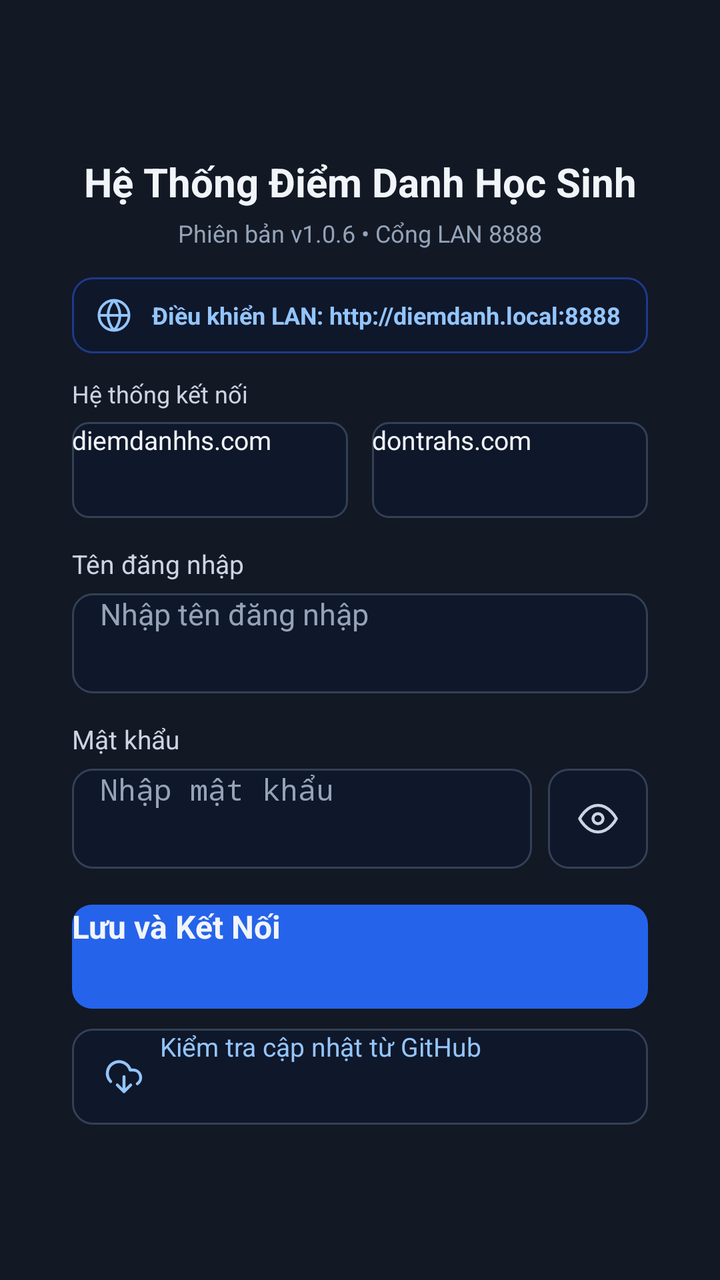
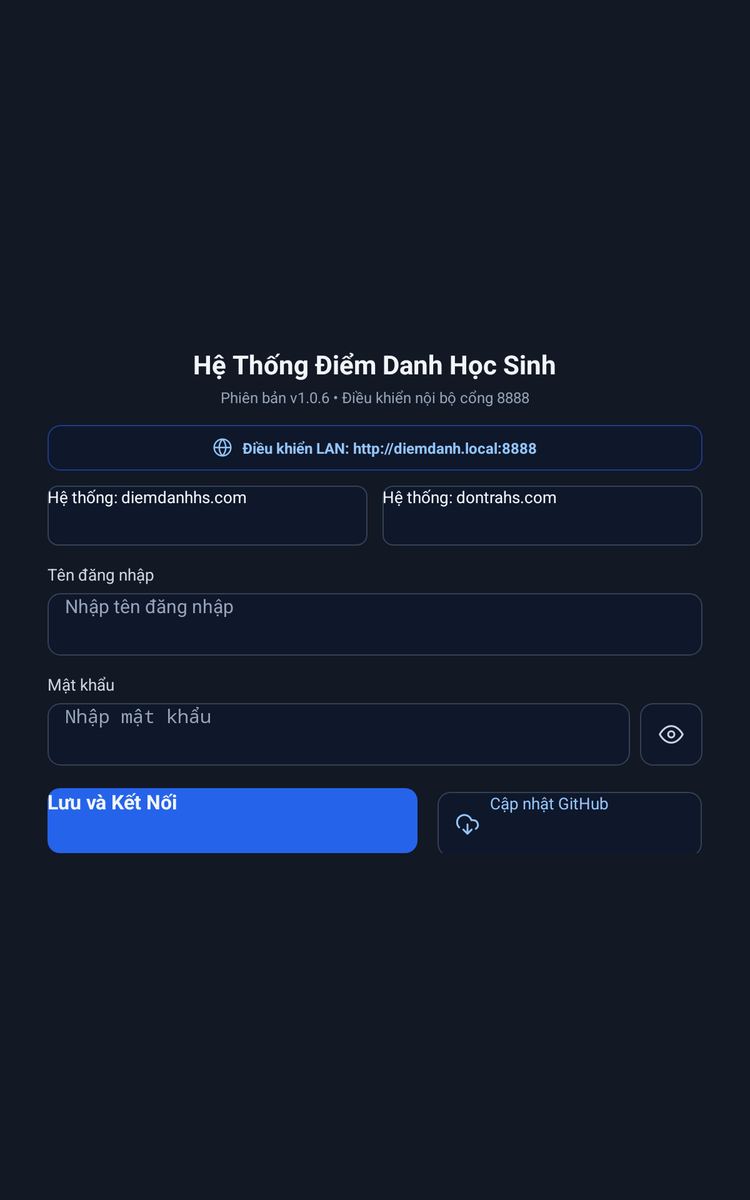

An Android layout and its configuration variant, each rendered on a device that would load it. The default file and the variant file are quoted in full after the pictures.
<!-- AndroidManifest.xml: application theme Theme.CardReader -->
<!-- res/layout/activity_main.xml -->
<?xml version="1.0" encoding="utf-8"?>
<ScrollView xmlns:android="http://schemas.android.com/apk/res/android"
    android:id="@+id/scrollRoot"
    android:layout_width="match_parent"
    android:layout_height="match_parent"
    android:background="@color/bg_screen"
    android:clipToPadding="false"
    android:fillViewport="true">

    <LinearLayout
        android:id="@+id/contentContainer"
        android:layout_width="match_parent"
        android:layout_height="wrap_content"
        android:gravity="center_vertical"
        android:orientation="vertical"
        android:paddingStart="16dp"
        android:paddingTop="20dp"
        android:paddingEnd="16dp"
        android:paddingBottom="20dp">

        <LinearLayout
            android:layout_width="match_parent"
            android:layout_height="wrap_content"
            android:background="@drawable/bg_card_surface"
            android:elevation="8dp"
            android:orientation="vertical"
            android:paddingStart="20dp"
            android:paddingTop="22dp"
            android:paddingEnd="20dp"
            android:paddingBottom="22dp">

            <TextView
                android:id="@+id/tvTitle"
                android:layout_width="match_parent"
                android:layout_height="wrap_content"
                android:layout_marginBottom="4dp"
                android:gravity="center"
                android:text="Hệ Thống Điểm Danh Học Sinh"
                android:textColor="@color/text_primary"
                android:textSize="20sp"
                android:textStyle="bold" />

            <TextView
                android:id="@+id/tvVersionSubtitle"
                android:layout_width="match_parent"
                android:layout_height="wrap_content"
                android:layout_marginBottom="14dp"
                android:gravity="center"
                android:text="Phiên bản v1.0.6 • Cổng LAN 8888"
                android:textColor="@color/text_muted"
                android:textSize="12sp" />

            
            <LinearLayout
                android:layout_width="match_parent"
                android:layout_height="wrap_content"
                android:layout_marginBottom="12dp"
                android:background="@drawable/bg_lan_banner"
                android:gravity="center_vertical"
                android:orientation="horizontal"
                android:paddingStart="12dp"
                android:paddingTop="10dp"
                android:paddingEnd="12dp"
                android:paddingBottom="10dp">

                <ImageView
                    android:layout_width="18dp"
                    android:layout_height="18dp"
                    android:layout_marginEnd="10dp"
                    android:importantForAccessibility="no"
                    android:src="@drawable/ic_globe_lan" />

                <TextView
                    android:id="@+id/tvLanInfo"
                    android:layout_width="0dp"
                    android:layout_height="wrap_content"
                    android:layout_weight="1"
                    android:lineSpacingExtra="3dp"
                    android:text="Điều khiển LAN: http://diemdanh.local:8888"
                    android:textColor="@color/lan_text"
                    android:textSize="12sp"
                    android:textStyle="bold" />
            </LinearLayout>

            
            <TextView
                android:layout_width="wrap_content"
                android:layout_height="wrap_content"
                android:layout_marginBottom="6dp"
                android:text="Hệ thống kết nối"
                android:textColor="@color/text_secondary"
                android:textSize="12sp" />

            <LinearLayout
                android:layout_width="match_parent"
                android:layout_height="wrap_content"
                android:layout_marginBottom="14dp"
                android:orientation="horizontal">

                <Button
                    android:id="@+id/btnDomainDiemDanh"
                    android:layout_width="0dp"
                    android:layout_height="48dp"
                    android:layout_marginEnd="6dp"
                    android:layout_weight="1"
                    android:background="@drawable/bg_chip_selector"
                    android:focusable="true"
                    android:text="diemdanhhs.com"
                    android:textAllCaps="false"
                    android:textColor="@color/text_primary"
                    android:textSize="13sp" />

                <Button
                    android:id="@+id/btnDomainDonTra"
                    android:layout_width="0dp"
                    android:layout_height="48dp"
                    android:layout_marginStart="6dp"
                    android:layout_weight="1"
                    android:background="@drawable/bg_chip_selector"
                    android:focusable="true"
                    android:text="dontrahs.com"
                    android:textAllCaps="false"
                    android:textColor="@color/text_primary"
                    android:textSize="13sp" />
            </LinearLayout>

            
            <LinearLayout
                android:id="@+id/layoutWarning"
                android:layout_width="match_parent"
                android:layout_height="wrap_content"
                android:layout_marginBottom="14dp"
                android:background="@drawable/bg_warn_banner"
                android:gravity="center_vertical"
                android:orientation="horizontal"
                android:paddingStart="12dp"
                android:paddingTop="10dp"
                android:paddingEnd="12dp"
                android:paddingBottom="10dp"
                android:visibility="gone">

                <ImageView
                    android:layout_width="18dp"
                    android:layout_height="18dp"
                    android:layout_marginEnd="10dp"
                    android:importantForAccessibility="no"
                    android:src="@drawable/ic_warning" />

                <TextView
                    android:id="@+id/tvWarning"
                    android:layout_width="0dp"
                    android:layout_height="wrap_content"
                    android:layout_weight="1"
                    android:lineSpacingExtra="2dp"
                    android:text=""
                    android:textColor="@color/warn_text"
                    android:textSize="13sp" />
            </LinearLayout>

            
            <LinearLayout
                android:id="@+id/layoutCountdown"
                android:layout_width="match_parent"
                android:layout_height="wrap_content"
                android:layout_marginBottom="14dp"
                android:gravity="center_vertical"
                android:orientation="horizontal"
                android:visibility="gone">

                <TextView
                    android:id="@+id/tvCountdown"
                    android:layout_width="0dp"
                    android:layout_height="wrap_content"
                    android:layout_marginEnd="8dp"
                    android:layout_weight="1"
                    android:lineSpacingExtra="2dp"
                    android:text=""
                    android:textColor="@color/lan_text"
                    android:textSize="13sp" />

                <Button
                    android:id="@+id/btnToggleCountdown"
                    android:layout_width="wrap_content"
                    android:layout_height="48dp"
                    android:background="@drawable/bg_btn_secondary"
                    android:focusable="true"
                    android:minWidth="96dp"
                    android:paddingStart="14dp"
                    android:paddingEnd="14dp"
                    android:text="Tạm dừng"
                    android:textAllCaps="false"
                    android:textColor="@color/text_primary"
                    android:textSize="13sp" />
            </LinearLayout>

            <TextView
                android:layout_width="wrap_content"
                android:layout_height="wrap_content"
                android:layout_marginBottom="6dp"
                android:labelFor="@id/etUsername"
                android:text="Tên đăng nhập"
                android:textColor="@color/text_secondary"
                android:textSize="13sp" />

            <EditText
                android:id="@+id/etUsername"
                android:layout_width="match_parent"
                android:layout_height="50dp"
                android:layout_marginBottom="14dp"
                android:autofillHints="username"
                android:background="@drawable/bg_input_selector"
                android:hint="Nhập tên đăng nhập"
                android:imeOptions="actionNext"
                android:inputType="text"
                android:maxLines="1"
                android:paddingStart="14dp"
                android:paddingEnd="14dp"
                android:textColor="@color/text_primary"
                android:textColorHint="@color/text_muted"
                android:textSize="15sp" />

            <TextView
                android:layout_width="wrap_content"
                android:layout_height="wrap_content"
                android:layout_marginBottom="6dp"
                android:labelFor="@id/etPassword"
                android:text="Mật khẩu"
                android:textColor="@color/text_secondary"
                android:textSize="13sp" />

            <LinearLayout
                android:layout_width="match_parent"
                android:layout_height="50dp"
                android:layout_marginBottom="18dp"
                android:gravity="center_vertical"
                android:orientation="horizontal">

                <EditText
                    android:id="@+id/etPassword"
                    android:layout_width="0dp"
                    android:layout_height="50dp"
                    android:layout_weight="1"
                    android:autofillHints="password"
                    android:background="@drawable/bg_input_selector"
                    android:hint="Nhập mật khẩu"
                    android:imeOptions="actionDone"
                    android:inputType="textPassword"
                    android:maxLines="1"
                    android:paddingStart="14dp"
                    android:paddingEnd="14dp"
                    android:textColor="@color/text_primary"
                    android:textColorHint="@color/text_muted"
                    android:textSize="15sp" />

                <ImageButton
                    android:id="@+id/btnTogglePassword"
                    android:layout_width="50dp"
                    android:layout_height="50dp"
                    android:layout_marginStart="8dp"
                    android:background="@drawable/bg_btn_secondary"
                    android:contentDescription="Hiện mật khẩu"
                    android:focusable="true"
                    android:padding="13dp"
                    android:scaleType="centerInside"
                    android:src="@drawable/ic_eye" />
            </LinearLayout>

            <Button
                android:id="@+id/btnSaveAndConnect"
                android:layout_width="match_parent"
                android:layout_height="52dp"
                android:layout_marginBottom="10dp"
                android:background="@drawable/bg_btn_primary"
                android:focusable="true"
                android:text="Lưu và Kết Nối"
                android:textAllCaps="false"
                android:textColor="@color/text_primary"
                android:textSize="16sp"
                android:textStyle="bold" />

            <Button
                android:id="@+id/btnGithubUpdate"
                android:layout_width="match_parent"
                android:layout_height="48dp"
                android:background="@drawable/bg_btn_secondary"
                android:drawableStart="@drawable/ic_download_cloud"
                android:drawablePadding="8dp"
                android:focusable="true"
                android:paddingStart="16dp"
                android:paddingEnd="16dp"
                android:text="Kiểm tra cập nhật từ GitHub"
                android:textAllCaps="false"
                android:textColor="@color/lan_text"
                android:textSize="13sp" />

        </LinearLayout>

    </LinearLayout>

</ScrollView>
<!-- resources referenced by this layout -->
<resources>
  <color name="bg_screen">#121824</color>
  <color name="lan_text">#93C5FD</color>
  <color name="text_muted">#94A3B8</color>
  <color name="text_primary">#F1F5F9</color>
  <color name="text_secondary">#CBD5E1</color>
  <color name="warn_text">#FDE68A</color>
  <!-- drawable bg_lan_banner (drawable) -->
  <?xml version="1.0" encoding="utf-8"?>
  <shape xmlns:android="http://schemas.android.com/apk/res/android"
      android:shape="rectangle">
      <solid android:color="@color/bg_panel" />
      <stroke
          android:width="1dp"
          android:color="@color/lan_border" />
      <corners android:radius="10dp" />
  </shape>
  <!-- drawable bg_warn_banner (drawable) -->
  <?xml version="1.0" encoding="utf-8"?>
  <shape xmlns:android="http://schemas.android.com/apk/res/android"
      android:shape="rectangle">
      <solid android:color="@color/warn_bg" />
      <stroke
          android:width="1dp"
          android:color="@color/warn_border" />
      <corners android:radius="10dp" />
  </shape>
  <!-- drawable ic_download_cloud (drawable) -->
  <vector xmlns:android="http://schemas.android.com/apk/res/android"
      android:width="20dp"
      android:height="20dp"
      android:viewportWidth="24"
      android:viewportHeight="24">
      <path
          android:fillColor="#00000000"
          android:pathData="M4,14.9A7,7 0 1,1 15.71,8h1.79a4.5,4.5 0 0,1 2.5,8.24"
          android:strokeWidth="1.8"
          android:strokeColor="#93C5FD"
          android:strokeLineCap="round"
          android:strokeLineJoin="round" />
      <path
          android:fillColor="#00000000"
          android:pathData="M12,12v9M8,17l4,4 4,-4"
          android:strokeWidth="1.8"
          android:strokeColor="#93C5FD"
          android:strokeLineCap="round"
          android:strokeLineJoin="round" />
  </vector>
  <!-- drawable ic_eye (drawable) -->
  <vector xmlns:android="http://schemas.android.com/apk/res/android"
      android:width="20dp"
      android:height="20dp"
      android:viewportWidth="24"
      android:viewportHeight="24">
      <path
          android:fillColor="#00000000"
          android:pathData="M1,12S5,4 12,4S23,12 23,12S19,20 12,20S1,12 1,12ZM12,9A3,3 0,1 0,15 12A3,3 0,0 0,12 9Z"
          android:strokeWidth="1.8"
          android:strokeColor="#CBD5E1"
          android:strokeLineCap="round"
          android:strokeLineJoin="round" />
  </vector>
  <!-- drawable ic_globe_lan (drawable) -->
  <vector xmlns:android="http://schemas.android.com/apk/res/android"
      android:width="18dp"
      android:height="18dp"
      android:viewportWidth="24"
      android:viewportHeight="24">
      <path
          android:fillColor="#00000000"
          android:pathData="M12,2A10,10 0,1 0,22 12A10,10 0,0 0,12 2ZM2,12H22M12,2A15.3,15.3 0,0 1,16 12A15.3,15.3 0,0 1,12 22A15.3,15.3 0,0 1,8 12A15.3,15.3 0,0 1,12 2Z"
          android:strokeWidth="1.8"
          android:strokeColor="#93C5FD"
          android:strokeLineCap="round"
          android:strokeLineJoin="round" />
  </vector>
  <!-- drawable ic_warning (drawable) -->
  <vector xmlns:android="http://schemas.android.com/apk/res/android"
      android:width="18dp"
      android:height="18dp"
      android:viewportWidth="24"
      android:viewportHeight="24">
      <path
          android:fillColor="#00000000"
          android:pathData="M10.29,3.86L1.82,18A2,2 0,0 0,3.54 21H20.46A2,2 0,0 0,22.18 18L13.71,3.86A2,2 0,0 0,10.29 3.86ZM12,9V13M12,17H12.01"
          android:strokeWidth="1.8"
          android:strokeColor="#FDE68A"
          android:strokeLineCap="round"
          android:strokeLineJoin="round" />
  </vector>
  <style name="Theme.CardReader" parent="@style/Theme.Leanback" />
  <color name="bg_panel">#0F172A</color>
  <color name="border_subtle">#334155</color>
  <color name="accent_focus">#3B82F6</color>
  <color name="accent_focus_ring">#93C5FD</color>
  <color name="accent_primary_pressed">#1D4ED8</color>
  <color name="accent_primary">#2563EB</color>
  <color name="lan_border">#1E3A8A</color>
  <color name="warn_bg">#451A03</color>
  <color name="warn_border">#92400E</color>
  <!-- some entries are left out for length -->
</resources>
<!-- res/layout-sw600dp/activity_main.xml (the repository's variant of the layout above) -->
<!-- drawn on a 7-inch tablet held upright -->
<?xml version="1.0" encoding="utf-8"?>
<ScrollView xmlns:android="http://schemas.android.com/apk/res/android"
    android:id="@+id/scrollRoot"
    android:layout_width="match_parent"
    android:layout_height="match_parent"
    android:background="@color/bg_screen"
    android:clipToPadding="false"
    android:fillViewport="true">

    <LinearLayout
        android:id="@+id/contentContainer"
        android:layout_width="match_parent"
        android:layout_height="wrap_content"
        android:gravity="center"
        android:orientation="vertical"
        android:padding="24dp">

        <LinearLayout
            android:layout_width="580dp"
            android:layout_height="wrap_content"
            android:background="@drawable/bg_card_surface"
            android:elevation="8dp"
            android:orientation="vertical"
            android:padding="28dp">

            <TextView
                android:id="@+id/tvTitle"
                android:layout_width="wrap_content"
                android:layout_height="wrap_content"
                android:layout_gravity="center_horizontal"
                android:layout_marginBottom="4dp"
                android:text="Hệ Thống Điểm Danh Học Sinh"
                android:textColor="@color/text_primary"
                android:textSize="21sp"
                android:textStyle="bold" />

            <TextView
                android:id="@+id/tvVersionSubtitle"
                android:layout_width="wrap_content"
                android:layout_height="wrap_content"
                android:layout_gravity="center_horizontal"
                android:layout_marginBottom="14dp"
                android:text="Phiên bản v1.0.6 • Điều khiển nội bộ cổng 8888"
                android:textColor="@color/text_muted"
                android:textSize="12sp" />

            
            <LinearLayout
                android:layout_width="match_parent"
                android:layout_height="wrap_content"
                android:layout_marginBottom="12dp"
                android:background="@drawable/bg_lan_banner"
                android:gravity="center"
                android:orientation="horizontal"
                android:padding="10dp">

                <ImageView
                    android:layout_width="16dp"
                    android:layout_height="16dp"
                    android:layout_marginEnd="8dp"
                    android:importantForAccessibility="no"
                    android:src="@drawable/ic_globe_lan" />

                <TextView
                    android:id="@+id/tvLanInfo"
                    android:layout_width="wrap_content"
                    android:layout_height="wrap_content"
                    android:text="Điều khiển LAN: http://diemdanh.local:8888"
                    android:textColor="@color/lan_text"
                    android:textSize="12sp"
                    android:textStyle="bold" />
            </LinearLayout>

            
            <LinearLayout
                android:layout_width="match_parent"
                android:layout_height="wrap_content"
                android:layout_marginBottom="14dp"
                android:orientation="horizontal">

                <Button
                    android:id="@+id/btnDomainDiemDanh"
                    android:layout_width="0dp"
                    android:layout_height="48dp"
                    android:layout_marginEnd="6dp"
                    android:layout_weight="1"
                    android:background="@drawable/bg_chip_selector"
                    android:focusable="true"
                    android:text="Hệ thống: diemdanhhs.com"
                    android:textAllCaps="false"
                    android:textColor="@color/text_primary"
                    android:textSize="13sp" />

                <Button
                    android:id="@+id/btnDomainDonTra"
                    android:layout_width="0dp"
                    android:layout_height="48dp"
                    android:layout_marginStart="6dp"
                    android:layout_weight="1"
                    android:background="@drawable/bg_chip_selector"
                    android:focusable="true"
                    android:text="Hệ thống: dontrahs.com"
                    android:textAllCaps="false"
                    android:textColor="@color/text_primary"
                    android:textSize="13sp" />
            </LinearLayout>

            
            <LinearLayout
                android:id="@+id/layoutWarning"
                android:layout_width="match_parent"
                android:layout_height="wrap_content"
                android:layout_marginBottom="14dp"
                android:background="@drawable/bg_warn_banner"
                android:gravity="center_vertical"
                android:orientation="horizontal"
                android:padding="12dp"
                android:visibility="gone">

                <ImageView
                    android:layout_width="18dp"
                    android:layout_height="18dp"
                    android:layout_marginEnd="8dp"
                    android:importantForAccessibility="no"
                    android:src="@drawable/ic_warning" />

                <TextView
                    android:id="@+id/tvWarning"
                    android:layout_width="0dp"
                    android:layout_height="wrap_content"
                    android:layout_weight="1"
                    android:text=""
                    android:textColor="@color/warn_text"
                    android:textSize="13sp" />
            </LinearLayout>

            
            <LinearLayout
                android:id="@+id/layoutCountdown"
                android:layout_width="match_parent"
                android:layout_height="wrap_content"
                android:layout_marginBottom="14dp"
                android:gravity="center_vertical"
                android:orientation="horizontal"
                android:visibility="gone">

                <TextView
                    android:id="@+id/tvCountdown"
                    android:layout_width="0dp"
                    android:layout_height="wrap_content"
                    android:layout_weight="1"
                    android:text=""
                    android:textColor="@color/lan_text"
                    android:textSize="13sp" />

                <Button
                    android:id="@+id/btnToggleCountdown"
                    android:layout_width="wrap_content"
                    android:layout_height="48dp"
                    android:background="@drawable/bg_btn_secondary"
                    android:focusable="true"
                    android:minWidth="96dp"
                    android:paddingStart="14dp"
                    android:paddingEnd="14dp"
                    android:text="Tạm dừng"
                    android:textAllCaps="false"
                    android:textColor="@color/text_primary"
                    android:textSize="13sp" />
            </LinearLayout>

            <TextView
                android:layout_width="wrap_content"
                android:layout_height="wrap_content"
                android:layout_marginBottom="6dp"
                android:labelFor="@id/etUsername"
                android:text="Tên đăng nhập"
                android:textColor="@color/text_secondary"
                android:textSize="13sp" />

            <EditText
                android:id="@+id/etUsername"
                android:layout_width="match_parent"
                android:layout_height="50dp"
                android:layout_marginBottom="14dp"
                android:autofillHints="username"
                android:background="@drawable/bg_input_selector"
                android:hint="Nhập tên đăng nhập"
                android:imeOptions="actionNext"
                android:inputType="text"
                android:maxLines="1"
                android:paddingStart="14dp"
                android:paddingEnd="14dp"
                android:textColor="@color/text_primary"
                android:textColorHint="@color/text_muted"
                android:textSize="15sp" />

            <TextView
                android:layout_width="wrap_content"
                android:layout_height="wrap_content"
                android:layout_marginBottom="6dp"
                android:labelFor="@id/etPassword"
                android:text="Mật khẩu"
                android:textColor="@color/text_secondary"
                android:textSize="13sp" />

            <LinearLayout
                android:layout_width="match_parent"
                android:layout_height="50dp"
                android:layout_marginBottom="18dp"
                android:gravity="center_vertical"
                android:orientation="horizontal">

                <EditText
                    android:id="@+id/etPassword"
                    android:layout_width="0dp"
                    android:layout_height="50dp"
                    android:layout_weight="1"
                    android:autofillHints="password"
                    android:background="@drawable/bg_input_selector"
                    android:hint="Nhập mật khẩu"
                    android:imeOptions="actionDone"
                    android:inputType="textPassword"
                    android:maxLines="1"
                    android:paddingStart="14dp"
                    android:paddingEnd="14dp"
                    android:textColor="@color/text_primary"
                    android:textColorHint="@color/text_muted"
                    android:textSize="15sp" />

                <ImageButton
                    android:id="@+id/btnTogglePassword"
                    android:layout_width="50dp"
                    android:layout_height="50dp"
                    android:layout_marginStart="8dp"
                    android:background="@drawable/bg_btn_secondary"
                    android:contentDescription="Hiện mật khẩu"
                    android:focusable="true"
                    android:padding="13dp"
                    android:scaleType="centerInside"
                    android:src="@drawable/ic_eye" />
            </LinearLayout>

            <LinearLayout
                android:layout_width="match_parent"
                android:layout_height="wrap_content"
                android:orientation="horizontal">

                <Button
                    android:id="@+id/btnSaveAndConnect"
                    android:layout_width="0dp"
                    android:layout_height="52dp"
                    android:layout_marginEnd="8dp"
                    android:layout_weight="1.4"
                    android:background="@drawable/bg_btn_primary"
                    android:focusable="true"
                    android:text="Lưu và Kết Nối"
                    android:textAllCaps="false"
                    android:textColor="@color/text_primary"
                    android:textSize="16sp"
                    android:textStyle="bold" />

                <Button
                    android:id="@+id/btnGithubUpdate"
                    android:layout_width="0dp"
                    android:layout_height="52dp"
                    android:layout_marginStart="8dp"
                    android:layout_weight="1"
                    android:background="@drawable/bg_btn_secondary"
                    android:drawableStart="@drawable/ic_download_cloud"
                    android:drawablePadding="8dp"
                    android:focusable="true"
                    android:paddingStart="14dp"
                    android:paddingEnd="14dp"
                    android:text="Cập nhật GitHub"
                    android:textAllCaps="false"
                    android:textColor="@color/lan_text"
                    android:textSize="13sp" />
            </LinearLayout>

        </LinearLayout>

    </LinearLayout>

</ScrollView>
